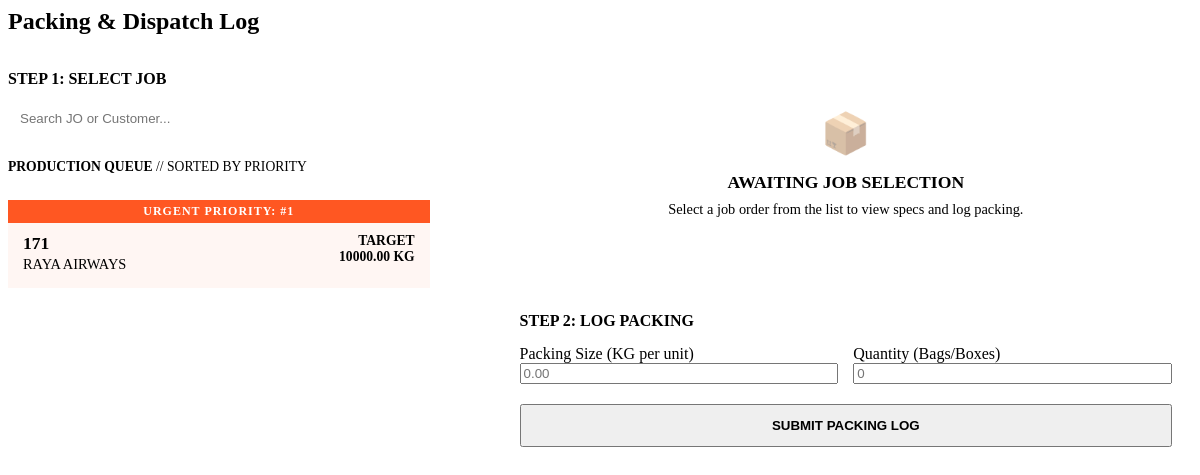
Screenshot of /get-packing/ (signed in) with the database file from the repository.
### production/models.py (models this page shows, shortened)
class JobOrder(models.Model):
    jo_number = models.CharField(max_length=20, unique=True)
    customer = models.CharField(max_length=100)
    queue_position = models.PositiveIntegerField(
        default=100,
        help_text="Lower numbers run first. Use 100 for standard/un-queued jobs."
    )
    po_number = models.CharField(max_length=50, blank=True, default="-")
    target_delivery_date = models.DateField(null=True, blank=True)
    product_dimension = models.CharField(max_length=100, default="")
    recipe = models.ForeignKey(Recipe, on_delete=models.SET_NULL, null=True, blank=True)
    printing_required = models.BooleanField(default=False)
    sealing_required = models.BooleanField(default=False)
    slitting_required = models.BooleanField(default=False)
    remarks = models.TextField(blank=True, default="-")
    wastage_buffer_percent = models.DecimalField(max_digits=5, decimal_places=2, default=10.00)
    order_quantity_kg = models.DecimalField(max_digits=10, decimal_places=2)
    total_extrusion_wastage_kg = models.DecimalField(max_digits=10, decimal_places=2, default=Decimal('0.00'))
    total_est_material_kg = models.DecimalField(max_digits=10, decimal_places=2, editable=False, default=Decimal('0.00'))
    estimated_extrusion_target_kg = models.DecimalField(max_digits=12, decimal_places=2, default=Decimal('0.00'), editable=False)
    estimated_material_required_kg = models.DecimalField(max_digits=12, decimal_places=2, default=Decimal('0.00'), editable=False)
    total_cutting_wastage_kg = models.DecimalField(max_digits=10, decimal_places=2, default=Decimal('0.00'))
    total_extruded_kg = models.DecimalField(max_digits=10, decimal_places=2, default=Decimal('0.00'))
    total_cut_kg = models.DecimalField(max_digits=10, decimal_places=2, default=Decimal('0.00'))
    total_packed_kg = models.DecimalField(max_digits=10, decimal_places=2, default=Decimal('0.00'))
    total_shipped_kg = models.DecimalField(max_digits=10, decimal_places=2, default=Decimal('0.00'))
    is_completed = models.BooleanField(default=False)
    objects = JobOrderManager()
    class Meta:
        ordering = ['is_completed', 'queue_position', 'target_delivery_date']

### production/views.py (the view)
# urls.py: path('get-packing/', views.get_packing_form, name='get_packing'),
@login_required(login_url='login')
def get_packing_form(request):
    job_orders = JobOrder.objects.filter(
        is_completed=False,
        total_cut_kg__gt=F('total_packed_kg')
    ).order_by('queue_position', 'target_delivery_date', 'id')[:20]
    return render(request, 'production/partials/packing_form.html', {'job_orders': job_orders, 'dept': 'packing'})

### production/templates/production/partials/packing_form.html (shortened to what this page needs)
<div class="panel">
    <div class="panel-header" style="border-bottom: 2px solid var(--border-soft); padding-bottom: 15px; margin-bottom: 20px;">
        <h2 style="margin: 0; color: var(--text-primary);">Packing & Dispatch Log</h2>
    </div>
    <form hx-post="{% url 'submit_packing' %}" hx-target="#feedback-container" hx-disabled-elt="#packing-submit-btn">
        <div style="display: grid; grid-template-columns: 1fr 1.5fr; gap: 30px;">
            <div style="border-right: 2px solid var(--border-soft); padding-right: 30px;">
                <h3 style="margin-top: 0; color: var(--text-muted); font-size: 1rem; margin-bottom: 15px;">STEP 1: SELECT JOB</h3>
                <input type="text" name="q" placeholder="Search JO or Customer..."
                       hx-get="{% url 'search_jobs' %}?dept=packing"
                       hx-target="#packing-jo-list"
                       hx-trigger="keyup changed delay:300ms"
                       hx-params="q"
                       style="width: 100%; border: 1px solid var(--border-hard); padding: 8px 12px; border-radius: 4px; margin-bottom: 15px;">
                <div id="packing-jo-list" style="max-height: 450px; overflow-y: auto; border-top: 1px dashed var(--border-soft); padding-top: 10px;">
                    {% include 'production/partials/job_radio_list.html' %}
                </div>
            </div>
            <div>
                <div id="job-specs-container">
                    <div style="padding: 40px 20px; text-align: center; color: var(--text-muted); border: 2px dashed var(--border-soft); border-radius: var(--radius); margin-bottom: 20px;">
                        <div style="font-size: 2.5rem; margin-bottom: 15px; opacity: 0.5;">📦</div>
                        <p style="font-weight: bold; text-transform: uppercase; margin: 0; font-size: 1.1rem;">Awaiting Job Selection</p>
                        <p style="font-size: 0.9rem; color: var(--border-hard); margin-top: 8px;">Select a job order from the list to view specs and log packing.</p>
                    </div>
                </div>
                <div style="background: var(--bg-floor); padding: 20px; border-radius: var(--radius); border: 1px solid var(--border-soft);">
                    <h3 style="margin-top: 0; margin-bottom: 15px; font-size: 1rem; color: var(--text-muted);">STEP 2: LOG PACKING</h3>
                    <div style="display: grid; grid-template-columns: 1fr 1fr; gap: 15px;">
                        <div>
                            <label class="input-label">Packing Size (KG per unit)</label>
                            <input type="number" name="packing_size" step="0.01" min="0.01" required class="text-mono" placeholder="0.00" style="width: 100%;" value="{{ request.POST.packing_size|default:'' }}">
                        </div>
                        <div>
                            <label class="input-label">Quantity (Bags/Boxes)</label>
                            <input type="number" name="quantity" step="1" min="1" required class="text-mono" placeholder="0" style="width: 100%;" value="{{ request.POST.quantity|default:'' }}">
                        </div>
                    </div>
                    <button id="packing-submit-btn" type="submit" class="btn btn-primary" style="margin-top: 20px; width: 100%; padding: 12px; font-weight: bold;">SUBMIT PACKING LOG</button>
                </div>
            </div>
        </div>
    </form>
</div>

### production/templates/production/partials/job_radio_list.html (shortened to what this page needs)
<div style="max-height: 400px; overflow-y: auto; padding-right: 10px;">
    <div style="margin-bottom: 15px; padding-bottom: 10px; border-bottom: 1px dashed var(--border-soft); color: var(--text-muted); font-size: 0.85rem; text-transform: uppercase;">
        <strong>Production Queue</strong> // Sorted by Priority
    </div>
    {% for jo in job_orders %}
    <div>
        <label for="jo_{{ jo.id }}" class="radio-label {% if jo.queue_position <= 5 %}urgent-job{% endif %}">
            {% if jo.queue_position <= 5 %}
                <div style="background: #ff5722; color: white; padding: 4px 10px; font-size: 0.75rem; font-weight: bold; margin: -15px -15px 10px -15px; text-align: center; letter-spacing: 1px;">
                    URGENT PRIORITY: #{{ jo.queue_position }}
                </div>
            {% elif jo.queue_position < 100 %}
                <div style="background: var(--border-hard); color: white; padding: 4px 10px; font-size: 0.75rem; font-weight: bold; margin: -15px -15px 10px -15px; text-align: center; letter-spacing: 1px;">
                    QUEUE POSITION: #{{ jo.queue_position }}
                </div>
            {% endif %}
            <div style="display: flex; justify-content: space-between; align-items: flex-start;">
                <div>
                    <div style="font-weight: bold; font-size: 1.1rem; color: var(--text-primary);">{{ jo.jo_number }}</div>
                    <div style="color: var(--text-muted); font-size: 0.9rem; margin-top: 2px;">{{ jo.customer }}</div>
                </div>
                <div class="text-mono" style="font-size: 0.85rem; color: var(--action-blue); font-weight: bold; text-align: right;">
                    TARGET<br>{{ jo.order_quantity_kg }} KG
                </div>
            </div>
        </label>
    </div>
    {% empty %}
    <div style="padding: 15px; text-align: center; color: var(--text-muted); font-style: italic;">
        No pending jobs found.
    </div>
    {% endfor %}
</div>

### production/templates/production/partials/job_radio_list.html (style rules this page uses)
.radio-label { display: block; padding: 15px; margin-bottom: 10px; cursor: pointer; transition: 0.2s ease; background-color: var(--surface); border: 2px solid var(--border-soft); border-radius: var(--radius); position: relative; overflow: hidden; }
.urgent-job { border-color: #ff5722 !important; background-color: rgba(255, 87, 34, 0.05); }

### rows the page displays
JobOrder: queue_position "1", jo_number "171", customer "RAYA AIRWAYS", order_quantity_kg "10000.00"
